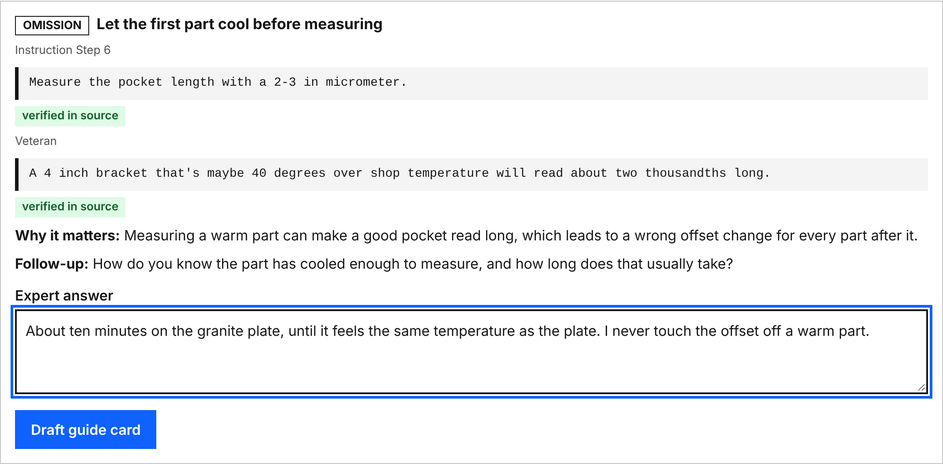
#> input picture docs/pitch/captures/shots/02b-finding-cooling-1280.png, 943 x 464 px, shrunk from 2136 x 1050 before the run
$ python crop.py
#> lines starting #> are read from the running program, lines starting #| are printed output that depends on the picture
"""Crops the golden-path captures into the pieces the deck uses. Prints each output's size."""
import os
from PIL import Image

HERE = os.path.dirname(os.path.abspath(__file__))
S = os.path.join(HERE, "..", "captures", "shots")
O = os.path.join(HERE, "..", "captures", "crops")
os.makedirs(O, exist_ok=True)


def save(name, im):
    p = os.path.join(O, name)
    im.save(p, optimize=True)
    print(f"{name}: {im.size[0]}x{im.size[1]} {os.path.getsize(p)} bytes")


# Compare: the cooling finding, whole.
save("finding.png", Image.open(os.path.join(S, "02b-finding-cooling-1280.png")))
#> in save, im is the input picture: PIL image 943x464 RGB; mean R, G, B 238.4, 240.7, 244.2
#| finding.png: 943x464 102396 bytes

# Review: the approved card, split into its head (status, title, scope, steps) and its tail
# (source quotes, confirmed by, approved by). capture.js clips both from the card.
save("card-top.png", Image.open(os.path.join(S, "05c-card-top-1280.png")))
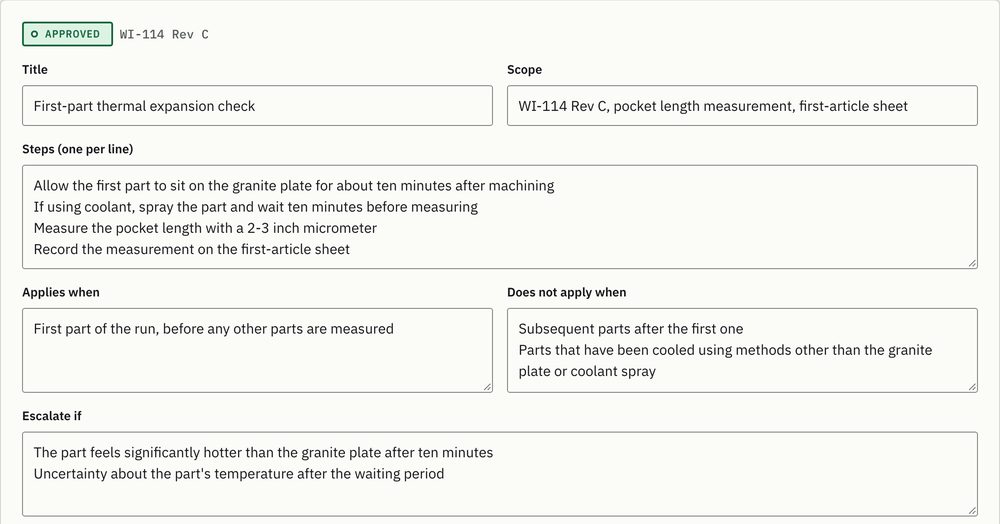
#> input picture docs/pitch/captures/shots/05c-card-top-1280.png, 1000 x 524 px, shrunk from 2264 x 1186 before the run
#> in save, im is the input picture: PIL image 1000x524 RGB; mean R, G, B 243, 243.3, 240.4
#| card-top.png: 1000x524 138533 bytes
save("card-bottom.png", Image.open(os.path.join(S, "05d-card-bottom-1280.png")))
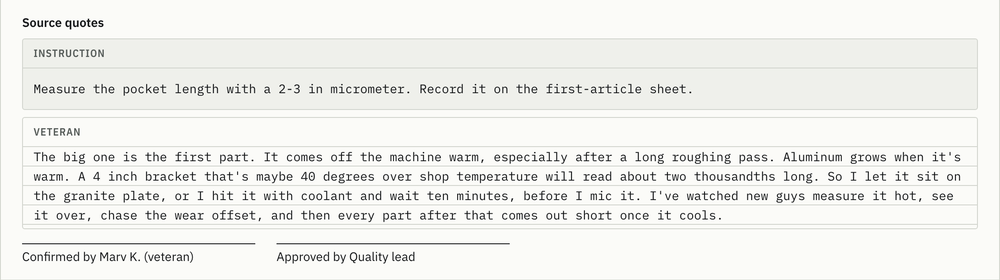
#> input picture docs/pitch/captures/shots/05d-card-bottom-1280.png, 1000 x 280 px, shrunk from 2264 x 634 before the run
#> in save, im is the input picture: PIL image 1000x280 RGB; mean R, G, B 239.3, 239.7, 236.4
#| card-bottom.png: 1000x280 106221 bytes

# Ask: the two phone panels, whole.
#> (the run stopped early here; a loop or call above may not have finished)
